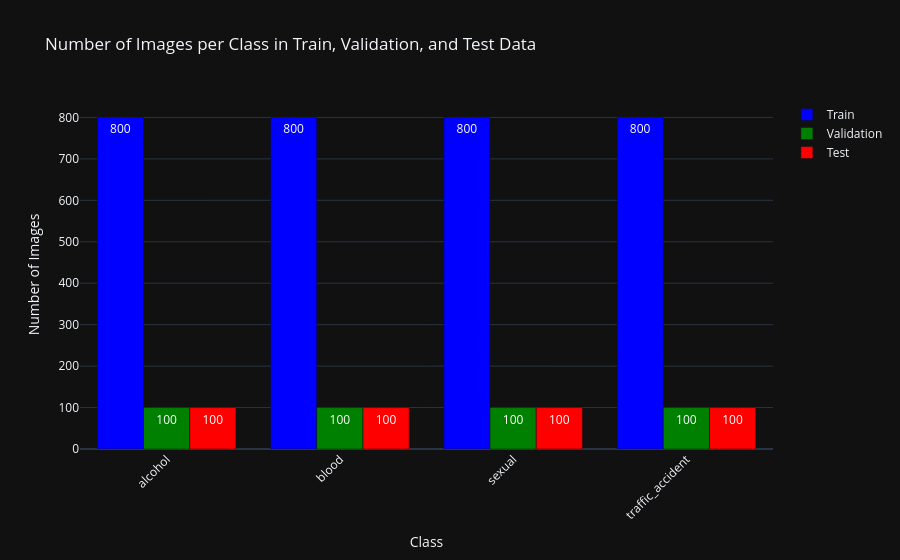

Notebook code for this chart:
### Code cell
train_labels_int = np.argmax(train_labels, axis=1)
val_labels_int = np.argmax(val_labels, axis=1)
test_labels_int = np.argmax(test_labels, axis=1)

train_counter = Counter(train_labels_int)
val_counter = Counter(val_labels_int)
test_counter = Counter(test_labels_int)

train_counts = [train_counter.get(i, 0) for i in range(NB_CLASSES)]
val_counts = [val_counter.get(i, 0) for i in range(NB_CLASSES)]
test_counts = [test_counter.get(i, 0) for i in range(NB_CLASSES)]

fig = go.Figure()

# Train Data
fig.add_trace(go.Bar(
    x=CLASS_NAMES,
    y=train_counts,
    name='Train',
    marker=dict(color='blue'),
    text=train_counts,
    textposition='auto'
))

# Validation Data
fig.add_trace(go.Bar(
    x=CLASS_NAMES,
    y=val_counts,
    name='Validation',
    marker=dict(color='green'),
    text=val_counts,
    textposition='auto'
))

# Test Data
fig.add_trace(go.Bar(
    x=CLASS_NAMES,
    y=test_counts,
    name='Test',
    marker=dict(color='red'),
    text=test_counts,
    textposition='auto'
))

# Layout Configuration
fig.update_layout(
    title="Number of Images per Class in Train, Validation, and Test Data",
    barmode='group',
    xaxis_title="Class",
    yaxis_title="Number of Images",
    template="plotly_dark",
    xaxis=dict(tickangle=-45)
)

fig.show()

### Figure 1 — Plotly figure (JSON) as saved in the notebook; plotly's stock layout.template omitted (floating-point values rounded to 4 significant figures)
{"data": [{"marker": {"color": "blue"}, "name": "Train", "text": ["800", "800", "800", "800"], "textposition": "auto", "x": ["alcohol", "blood", "sexual", "traffic_accident"], "y": [800, 800, 800, 800], "type": "bar"}, {"marker": {"color": "green"}, "name": "Validation", "text": ["100", "100", "100", "100"], "textposition": "auto", "x": ["alcohol", "blood", "sexual", "traffic_accident"], "y": [100, 100, 100, 100], "type": "bar"}, {"marker": {"color": "red"}, "name": "Test", "text": ["100", "100", "100", "100"], "textposition": "auto", "x": ["alcohol", "blood", "sexual", "traffic_accident"], "y": [100, 100, 100, 100], "type": "bar"}], "layout": {"xaxis": {"title": {"text": "Class"}, "tickangle": -45}, "title": {"text": "Number of Images per Class in Train, Validation, and Test Data"}, "barmode": "group", "yaxis": {"title": {"text": "Number of Images"}}}}
